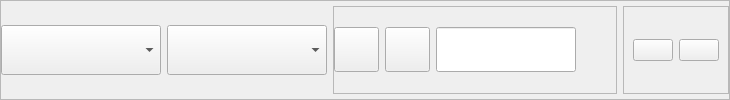
              <widget class="QFrame" name="frame_5">
               <property name="enabled">
                <bool>true</bool>
               </property>
               <property name="minimumSize">
                <size>
                 <width>0</width>
                 <height>60</height>
                </size>
               </property>
               <property name="frameShape">
                <enum>QFrame::StyledPanel</enum>
               </property>
               <property name="frameShadow">
                <enum>QFrame::Raised</enum>
               </property>
               <layout class="QHBoxLayout" name="horizontalLayout_13">
                <property name="leftMargin">
                 <number>0</number>
                </property>
                <property name="topMargin">
                 <number>5</number>
                </property>
                <property name="rightMargin">
                 <number>0</number>
                </property>
                <property name="bottomMargin">
                 <number>5</number>
                </property>
                <item>
                 <widget class="QComboBox" name="filter_list_comboBox">
                  <property name="minimumSize">
                   <size>
                    <width>160</width>
                    <height>50</height>
                   </size>
                  </property>
                  <property name="maximumSize">
                   <size>
                    <width>160</width>
                    <height>50</height>
                   </size>
                  </property>
                 </widget>
                </item>
                <item>
                 <widget class="QComboBox" name="filter_date_comboBox">
                  <property name="minimumSize">
                   <size>
                    <width>160</width>
                    <height>50</height>
                   </size>
                  </property>
                  <property name="maximumSize">
                   <size>
                    <width>160</width>
                    <height>50</height>
                   </size>
                  </property>
                 </widget>
                </item>
                <item>
                 <widget class="QFrame" name="search_date_time_frame">
                  <property name="frameShape">
                   <enum>QFrame::StyledPanel</enum>
                  </property>
                  <property name="frameShadow">
                   <enum>QFrame::Raised</enum>
                  </property>
                  <layout class="QHBoxLayout" name="horizontalLayout_26">
                   <property name="leftMargin">
                    <number>0</number>
                   </property>
                   <property name="topMargin">
                    <number>0</number>
                   </property>
                   <property name="rightMargin">
                    <number>0</number>
                   </property>
                   <property name="bottomMargin">
                    <number>0</number>
                   </property>
                   <item>
                    <widget class="QPushButton" name="more_functions">
                     <property name="minimumSize">
                      <size>
                       <width>45</width>
                       <height>45</height>
                      </size>
                     </property>
                     <property name="maximumSize">
                      <size>
                       <width>45</width>
                       <height>45</height>
                      </size>
                     </property>
                     <property name="text">
                      <string/>
                     </property>
                     <property name="iconSize">
                      <size>
                       <width>25</width>
                       <height>25</height>
                      </size>
                     </property>
                    </widget>
                   </item>
                   <item>
                    <widget class="QPushButton" name="Sync">
                     <property name="minimumSize">
                      <size>
                       <width>45</width>
                       <height>45</height>
                      </size>
                     </property>
                     <property name="maximumSize">
                      <size>
                       <width>45</width>
                       <height>45</height>
                      </size>
                     </property>
                     <property name="text">
                      <string/>
                     </property>
                     <property name="iconSize">
                      <size>
                       <width>25</width>
                       <height>25</height>
                      </size>
                     </property>
                    </widget>
                   </item>
                   <item>
                    <widget class="QLineEdit" name="search_edit">
                     <property name="minimumSize">
                      <size>
                       <width>140</width>
                       <height>45</height>
                      </size>
                     </property>
                     <property name="maximumSize">
                      <size>
                       <width>400</width>
                       <height>45</height>
                      </size>
                     </property>
                     <property name="font">
                      <font>
                       <family>微软雅黑</family>
                       <weight>50</weight>
                       <bold>false</bold>
                      </font>
                     </property>
                     <property name="styleSheet">
                      <string notr="true"/>
                     </property>
                    </widget>
                   </item>
                   <item>
                    <spacer name="horizontalSpacer_9">
                     <property name="orientation">
                      <enum>Qt::Horizontal</enum>
                     </property>
                     <property name="sizeType">
                      <enum>QSizePolicy::Minimum</enum>
                     </property>
                     <property name="sizeHint" stdset="0">
                      <size>
                       <width>40</width>
                       <height>20</height>
                      </size>
                     </property>
                    </spacer>
                   </item>
                  </layout>
                 </widget>
                </item>
                <item>
                 <widget class="QFrame" name="frame_8">
                  <property name="frameShape">
                   <enum>QFrame::StyledPanel</enum>
                  </property>
                  <property name="frameShadow">
                   <enum>QFrame::Raised</enum>
                  </property>
                  <layout class="QHBoxLayout" name="horizontalLayout_25">
                   <item>
                    <widget class="QPushButton" name="start_exam">
                     <property name="text">
                      <string/>
                     </property>
                     <property name="iconSize">
                      <size>
                       <width>25</width>
                       <height>25</height>
                      </size>
                     </property>
                    </widget>
                   </item>
                   <item>
                    <widget class="QPushButton" name="search_forget_words">
                     <property name="text">
                      <string/>
                     </property>
                     <property name="iconSize">
                      <size>
                       <width>25</width>
                       <height>25</height>
                      </size>
                     </property>
                    </widget>
                   </item>
                  </layout>
                 </widget>
                </item>
               </layout>
              </widget>
